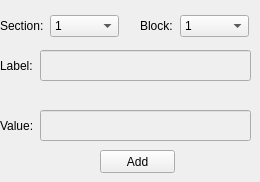
        <widget class="QWidget" name="add">
         <widget class="QLabel" name="label_26">
          <property name="geometry">
           <rect>
            <x>0</x>
            <y>20</y>
            <width>54</width>
            <height>12</height>
           </rect>
          </property>
          <property name="text">
           <string>Section:</string>
          </property>
         </widget>
         <widget class="QComboBox" name="add_section_comboBox">
          <property name="geometry">
           <rect>
            <x>50</x>
            <y>15</y>
            <width>69</width>
            <height>22</height>
           </rect>
          </property>
          <item>
           <property name="text">
            <string>1</string>
           </property>
          </item>
          <item>
           <property name="text">
            <string>2</string>
           </property>
          </item>
          <item>
           <property name="text">
            <string>3</string>
           </property>
          </item>
          <item>
           <property name="text">
            <string>4</string>
           </property>
          </item>
          <item>
           <property name="text">
            <string>5</string>
           </property>
          </item>
         </widget>
         <widget class="QLabel" name="label_27">
          <property name="geometry">
           <rect>
            <x>140</x>
            <y>20</y>
            <width>54</width>
            <height>12</height>
           </rect>
          </property>
          <property name="text">
           <string>Block:</string>
          </property>
         </widget>
         <widget class="QComboBox" name="add_block_comboBox">
          <property name="geometry">
           <rect>
            <x>180</x>
            <y>15</y>
            <width>69</width>
            <height>22</height>
           </rect>
          </property>
          <item>
           <property name="text">
            <string>1</string>
           </property>
          </item>
          <item>
           <property name="text">
            <string>2</string>
           </property>
          </item>
          <item>
           <property name="text">
            <string>3</string>
           </property>
          </item>
          <item>
           <property name="text">
            <string>4</string>
           </property>
          </item>
          <item>
           <property name="text">
            <string>5</string>
           </property>
          </item>
          <item>
           <property name="text">
            <string>6</string>
           </property>
          </item>
          <item>
           <property name="text">
            <string>7</string>
           </property>
          </item>
          <item>
           <property name="text">
            <string>8</string>
           </property>
          </item>
          <item>
           <property name="text">
            <string>9</string>
           </property>
          </item>
          <item>
           <property name="text">
            <string>10</string>
           </property>
          </item>
         </widget>
         <widget class="QLabel" name="label_28">
          <property name="geometry">
           <rect>
            <x>0</x>
            <y>50</y>
            <width>71</width>
            <height>31</height>
           </rect>
          </property>
          <property name="text">
           <string>Label:</string>
          </property>
         </widget>
         <widget class="QLineEdit" name="hud_label_add_lineEdit">
          <property name="enabled">
           <bool>false</bool>
          </property>
          <property name="geometry">
           <rect>
            <x>40</x>
            <y>50</y>
            <width>211</width>
            <height>31</height>
           </rect>
          </property>
         </widget>
         <widget class="QLabel" name="label_29">
          <property name="geometry">
           <rect>
            <x>0</x>
            <y>120</y>
            <width>54</width>
            <height>12</height>
           </rect>
          </property>
          <property name="text">
           <string>Value:</string>
          </property>
         </widget>
         <widget class="QLineEdit" name="hud_value_add_lineEdit">
          <property name="enabled">
           <bool>false</bool>
          </property>
          <property name="geometry">
           <rect>
            <x>40</x>
            <y>110</y>
            <width>211</width>
            <height>31</height>
           </rect>
          </property>
         </widget>
         <widget class="QPushButton" name="add_hud_doit_pushButton">
          <property name="geometry">
           <rect>
            <x>100</x>
            <y>150</y>
            <width>75</width>
            <height>23</height>
           </rect>
          </property>
          <property name="text">
           <string>Add</string>
          </property>
         </widget>
        </widget>
